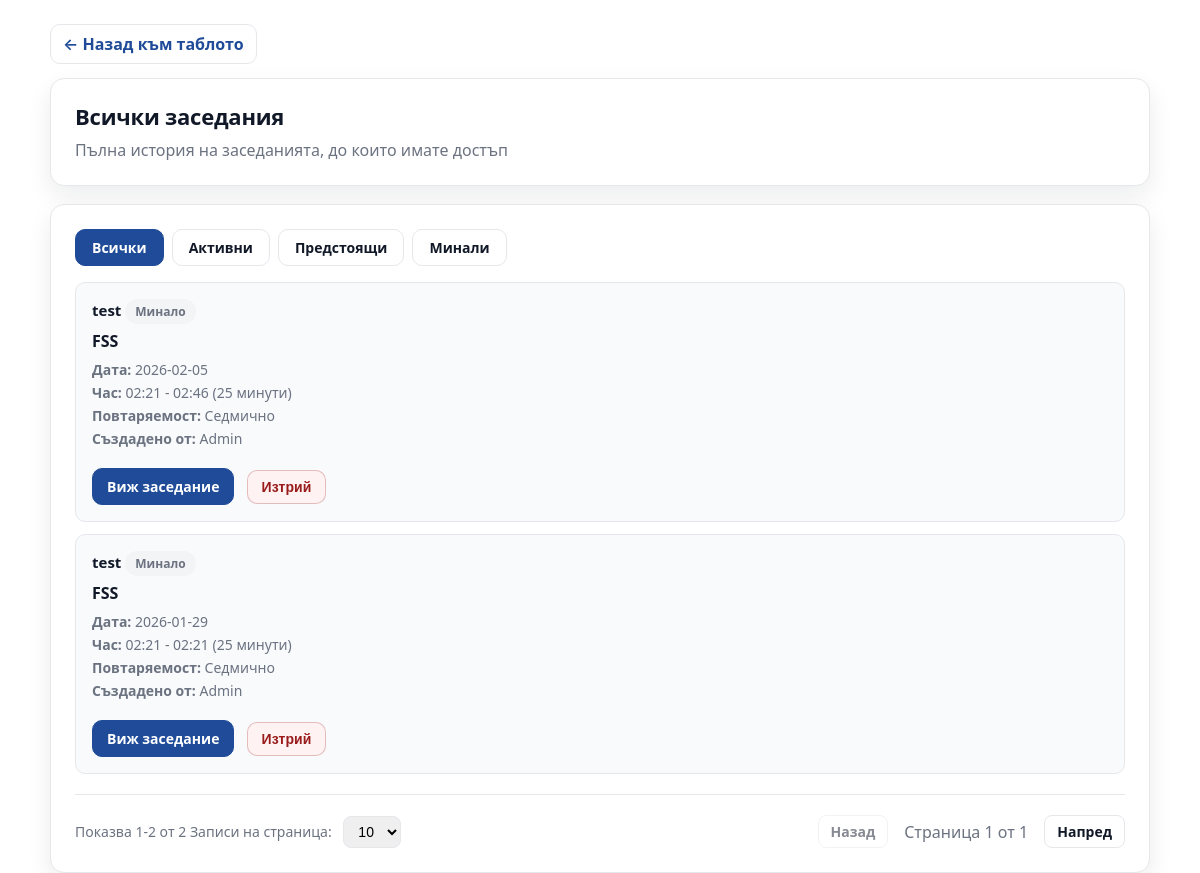
The page /app/all_meetings.php (signed in) on the database its author committed.
### tables this page shows
CREATE TABLE meetings (
            id TEXT PRIMARY KEY,
            series_id TEXT,
            name TEXT NOT NULL,
            reason TEXT,
            comments TEXT,
            agency_id INTEGER NOT NULL,
            date TEXT NOT NULL,
            time TEXT NOT NULL,
            duration INTEGER NOT NULL,
            recurring TEXT NOT NULL,
            created_by TEXT NOT NULL,
            created_at TEXT NOT NULL,
            started_at TEXT,
            ended_at TEXT
        );

CREATE TABLE agencies (
            id INTEGER PRIMARY KEY AUTOINCREMENT,
            name TEXT NOT NULL,
            quorum INTEGER NOT NULL,
            created_at TEXT NOT NULL,
            created_by TEXT NOT NULL
        );

### app/all_meetings.php (the view, shortened to what this page needs)
<?php
$username = $_SESSION['user'];
$role = $_SESSION['role'];
$pdo = getDb();
$participantsRows = $pdo->query('SELECT agency_id, username, role FROM agency_participants')->fetchAll();
$rolesByAgencyUser = [];
foreach ($participantsRows as $row) {
    $agencyId = (int)$row['agency_id'];
    if (!isset($rolesByAgencyUser[$agencyId])) {
        $rolesByAgencyUser[$agencyId] = [];
    }
    $rolesByAgencyUser[$agencyId][$row['username']] = $row['role'];
}
$meetings = $pdo->query(
    'SELECT m.*, a.name AS agency_name
     FROM meetings m
     JOIN agencies a ON a.id = m.agency_id'
)->fetchAll();
$userMeetings = [];
$now = new DateTime();
$recurringMap = ['Once' => 'Еднократно', 'Daily' => 'Ежедневно', 'Weekly' => 'Седмично', 'Monthly' => 'Месечно'];
foreach ($meetings as $meeting) {
    $meetingStart = new DateTime($meeting['date'] . ' ' . $meeting['time']);
    $duration = isset($meeting['duration']) ? intval($meeting['duration']) : 60;
    $meetingEnd = clone $meetingStart;
    $meetingEnd->modify("+{$duration} minutes");
    if (!empty($meeting['ended_at'])) {
        $overrideEnd = new DateTime($meeting['ended_at']);
        if ($overrideEnd < $meetingEnd) {
            $meetingEnd = $overrideEnd;
        }
    }
    $agencyId = (int)$meeting['agency_id'];
    $isParticipant = $role === 'Admin' || isset($rolesByAgencyUser[$agencyId][$username]);
    if ($isParticipant) {
        $meeting['end_time'] = $meetingEnd;
        $meeting['is_past'] = $meetingEnd < $now;
        $meeting['is_active'] = $now >= $meetingStart && $now <= $meetingEnd;
        $userMeetings[] = $meeting;
    }
}
usort($userMeetings, function($a, $b) {
    $dateA = new DateTime($a['date'] . ' ' . $a['time']);
    $dateB = new DateTime($b['date'] . ' ' . $b['time']);
    return $dateB <=> $dateA;
});
$perPage = isset($_GET['per_page']) ? intval($_GET['per_page']) : 10;
$currentPage = isset($_GET['page']) ? intval($_GET['page']) : 1;
$totalMeetings = count($userMeetings);
$totalPages = ceil($totalMeetings / $perPage);
$currentPage = max(1, min($currentPage, $totalPages));
?>
<!DOCTYPE html>
<html lang="en">
<head>
</head>
<body>
    <div class="container">
        <a href="dashboard.php" class="back-btn">← Назад към таблото</a>
        <div class="header">
            <h1>Всички заседания</h1>
            <p style="color: var(--muted); margin: 8px 0 0 0;">
                Пълна история на заседанията, до които имате достъп
            </p>
        </div>
        <div class="meetings-section">
            <div class="filter-buttons">
                <a href="?filter=all&per_page=<?php echo $perPage; ?>" class="filter-btn <?php echo (!isset($_GET['filter']) || $_GET['filter'] === 'all') ? 'active' : ''; ?>">Всички</a>
                <a href="?filter=active&per_page=<?php echo $perPage; ?>" class="filter-btn <?php echo (isset($_GET['filter']) && $_GET['filter'] === 'active') ? 'active' : ''; ?>">Активни</a>
                <a href="?filter=upcoming&per_page=<?php echo $perPage; ?>" class="filter-btn <?php echo (isset($_GET['filter']) && $_GET['filter'] === 'upcoming') ? 'active' : ''; ?>">Предстоящи</a>
                <a href="?filter=past&per_page=<?php echo $perPage; ?>" class="filter-btn <?php echo (isset($_GET['filter']) && $_GET['filter'] === 'past') ? 'active' : ''; ?>">Минали</a>
            </div>
            <?php
            $filter = isset($_GET['filter']) ? $_GET['filter'] : 'all';
            $filteredMeetings = $userMeetings;
            $filteredMeetings = array_values($filteredMeetings);
            $totalFiltered = count($filteredMeetings);
            $totalPages = ceil($totalFiltered / $perPage);
            $currentPage = max(1, min($currentPage, max(1, $totalPages)));
            $start = ($currentPage - 1) * $perPage;
            $pageMeetings = array_slice($filteredMeetings, $start, $perPage);
            ?>
            <?php if (empty($pageMeetings)): ?>
                <div class="empty-state">
                    <p>Няма намерени заседания</p>
                </div>
            <?php else: ?>
                <?php foreach ($pageMeetings as $meeting): ?>
                    <?php
                    $canDelete = false;
                    if ($role === 'Admin') {
                        $canDelete = true;
                    }
                    $duration = isset($meeting['duration']) ? intval($meeting['duration']) : 60;
                    $meetingStart = new DateTime($meeting['date'] . ' ' . $meeting['time']);
                    $endTime = clone $meetingStart;
                    $endTime->modify("+{$duration} minutes");
                    if (!empty($meeting['ended_at'])) {
                        $overrideEnd = new DateTime($meeting['ended_at']);
                        if ($overrideEnd < $endTime) {
                            $endTime = $overrideEnd;
                        }
                    }
                    $recurringLabel = isset($meeting['recurring']) && isset($recurringMap[$meeting['recurring']]) ? $recurringMap[$meeting['recurring']] : ($meeting['recurring'] ?? '');
                    ?>
                    <div class="meeting-card">
                        <div class="meeting-name">
                            <?php echo htmlspecialchars($meeting['name'] ?? 'Заседание без име'); ?>
                            <?php if ($meeting['is_past']): ?>
                                <span class="meeting-status status-past">Минало</span>
                            <?php elseif (!empty($meeting['is_active'])): ?>
                                <span class="meeting-status status-active">Активно</span>
                            <?php else: ?>
                                <span class="meeting-status status-upcoming">Предстоящо</span>
                            <?php endif; ?>
                        </div>
                        <h3><?php echo htmlspecialchars($meeting['agency_name']); ?></h3>
                        <p class="meeting-info"><strong>Дата:</strong> <?php echo htmlspecialchars($meeting['date']); ?></p>
                        <p class="meeting-info"><strong>Час:</strong> <?php echo htmlspecialchars($meeting['time']); ?> - <?php echo $endTime->format('H:i'); ?> (<?php echo $duration; ?> минути)</p>
                        <p class="meeting-info"><strong>Повтаряемост:</strong> <?php echo htmlspecialchars($recurringLabel); ?></p>
                        <p class="meeting-info"><strong>Създадено от:</strong> <?php echo htmlspecialchars($meeting['created_by']); ?></p>
                        <div style="margin-top: 10px;">
                            <a href="view_meeting.php?id=<?php echo $meeting['id']; ?>" class="view-meeting-btn">Виж заседание</a>
                            <?php if ($canDelete): ?>
                                <form action="delete_meeting.php" method="POST" style="display: inline;">
                                    <button type="submit" class="delete-meeting-btn" onclick="return confirm('Сигурни ли сте, че искате да изтриете това заседание?')">Изтрий</button>
                                </form>
                            <?php endif; ?>
                        </div>
                    </div>
                <?php endforeach; ?>
                <div class="pagination-controls">
                    <div class="pagination-info">
                        Показва <?php echo $start + 1; ?>-<?php echo min($start + $perPage, $totalFiltered); ?> от <?php echo $totalFiltered; ?>
                        <label>
                            Записи на страница:
                            <select class="per-page-select" onchange="window.location.href='?page=1&per_page=' + this.value + '&filter=<?php echo $filter; ?>'">
                                <option value="10" <?php echo $perPage === 10 ? 'selected' : ''; ?>>10</option>
                            </select>
                        </label>
                    </div>
                    <div class="pagination-buttons">
                        <a href="?page=<?php echo max(1, $currentPage - 1); ?>&per_page=<?php echo $perPage; ?>&filter=<?php echo $filter; ?>"
                           class="page-btn <?php echo $currentPage === 1 ? 'disabled' : ''; ?>">Назад</a>
                        <span style="padding: 0 8px; color: var(--muted);">Страница <?php echo $currentPage; ?> от <?php echo max(1, $totalPages); ?></span>
                        <a href="?page=<?php echo min($totalPages, $currentPage + 1); ?>&per_page=<?php echo $perPage; ?>&filter=<?php echo $filter; ?>"
                           class="page-btn <?php echo $currentPage === $totalPages || $totalPages === 0 ? 'disabled' : ''; ?>">Напред</a>
                    </div>
                </div>
            <?php endif; ?>
        </div>
    </div>
</body>
</html>

### app/all_meetings.php (style rules this page uses)
:root { --bg: #1110; --card: #ffffff; --text: #111827; --muted: #6b7280; --border: #e5e7eb; --shadow: 0 10px 24px rgba(17, 24, 39, 0.08); --radius: 14px; --accent: #1f4b99; --danger-bg: #fef2f2; --danger-text: #991b1b; --success-bg: #ecfdf5; --success-text: #065f46; }
* { box-sizing: border-box; }
html, body { height: 100%; }
body { margin: 0; font-family: system-ui, -apple-system, Segoe UI, Roboto, Helvetica, Arial, "Apple Color Emoji", "Segoe UI Emoji"; background: var(--bg); color: var(--text); padding: 24px; }
.container { max-width: 1100px; margin: 0 auto; }
.header, .meetings-section { background: var(--card); border: 1px solid var(--border); border-radius: var(--radius); box-shadow: var(--shadow); padding: 24px; margin-bottom: 18px; }
h1 { font-size: 22px; line-height: 1.2; margin: 0 0 10px 0; letter-spacing: -0.01em; }
h3 { margin: 0 0 8px 0; font-size: 16px; }
.back-btn { display: inline-flex; align-items: center; gap: 6px; padding: 8px 12px; background: #fff; color: var(--accent); text-decoration: none; border: 1px solid var(--border); border-radius: 10px; font-weight: 600; margin-bottom: 14px; }
.meeting-card { background: #f8fafc; border: 1px solid var(--border); padding: 16px; border-radius: 10px; margin-bottom: 12px; }
.meeting-info { font-size: 14px; color: var(--muted); margin: 4px 0; }
.meeting-status { display: inline-flex; align-items: center; padding: 4px 10px; border-radius: 999px; font-weight: 600; font-size: 12px; }
.status-past { background: #f3f4f6; color: #6b7280; }
.meeting-name { font-weight: 600; font-size: 15px; margin-bottom: 6px; color: var(--text); }
.view-meeting-btn, .delete-meeting-btn { padding: 8px 14px; border: 1px solid var(--border); border-radius: 10px; cursor: pointer; font-weight: 600; text-decoration: none; display: inline-block; margin-top: 10px; margin-right: 8px; font-size: 14px; transition: box-shadow 120ms ease; }
.view-meeting-btn { background: var(--accent); color: #fff; border-color: var(--accent); }
.delete-meeting-btn { background: var(--danger-bg); color: var(--danger-text); border-color: rgba(153,27,27,0.25); }
.pagination-controls { display: flex; justify-content: space-between; align-items: center; margin-top: 20px; padding-top: 20px; border-top: 1px solid var(--border); }
.pagination-info { font-size: 14px; color: var(--muted); }
.pagination-buttons { display: flex; gap: 8px; align-items: center; }
.page-btn { padding: 6px 12px; border: 1px solid var(--border); border-radius: 8px; background: #fff; cursor: pointer; font-size: 14px; font-weight: 600; text-decoration: none; color: var(--text); }
.page-btn.disabled { opacity: 0.5; cursor: not-allowed; pointer-events: none; }
.per-page-select { padding: 6px 10px; border: 1px solid var(--border); border-radius: 8px; font-size: 14px; margin-left: 8px; }
.filter-buttons { display: flex; gap: 8px; margin-bottom: 16px; }
.filter-btn { padding: 8px 16px; border: 1px solid var(--border); border-radius: 10px; background: #fff; cursor: pointer; font-weight: 600; font-size: 14px; text-decoration: none; color: var(--text); }
.filter-btn.active { background: var(--accent); color: #fff; border-color: var(--accent); }

### rows shown on the page
meetings: name "test", agency.name "FSS", date "2026-02-05", time "02:21", $endTime->format('H:i') "02:46", duration "25", recurring "Седмично", created_by "Admin"
meetings: name "test", agency.name "FSS", date "2026-01-29", time "02:21", ended_at "02:21", duration "25", recurring "Седмично", created_by "Admin"

### other values the page prints
$start + 1 "1"
min($start + $perPage, $totalFiltered) "2"
$totalFiltered "2"
$currentPage "1"
max(1, $totalPages) "1"
